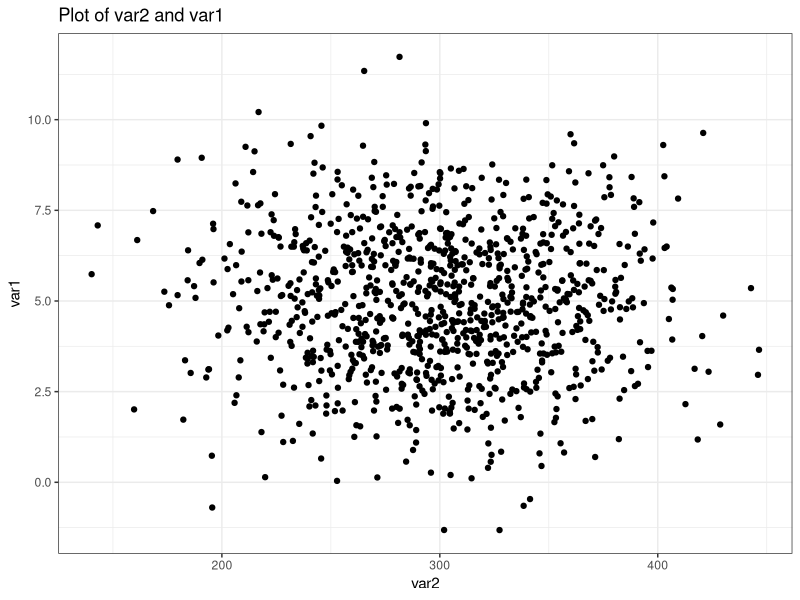
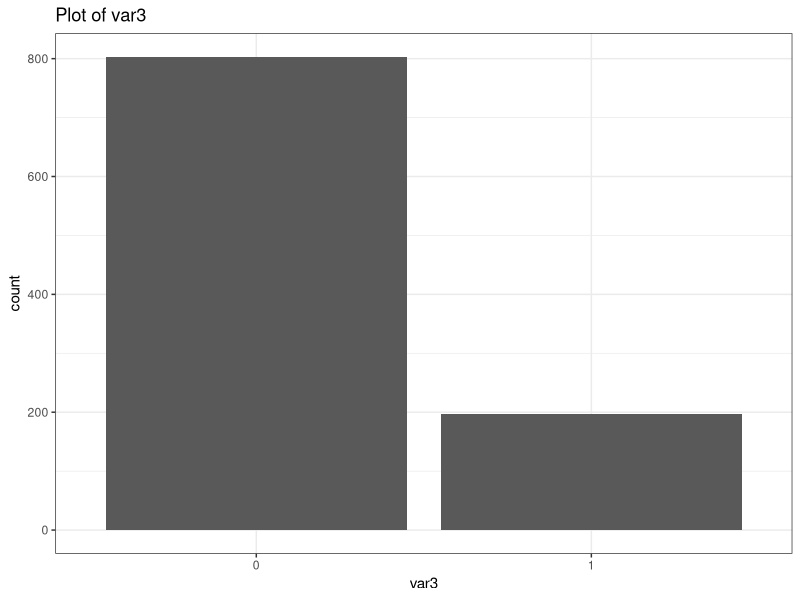

Here is the R script that generated these plots, in order:
# Working directory
# setwd("~/Desktop/teaching_example")

# Packages
library(ggplot2)

# Function to make plots
function_plot = function(data, xvar, yvar = NULL, plottype, file){

  if(plottype == "scatter"){

    plottitle = paste("Plot of", xvar, "and", yvar)

    p = ggplot(data, aes_string(x = xvar, y = yvar)) +
      geom_point() +
      theme_bw() +
      labs(title = plottitle)

  } else if (plottype == "histogram"){

    # Checks
    if(!is.null(yvar)){
      warning("Only one variable (xvar) is needed if you choose 'histogram'")
    }
    if(length(unique(data[, xvar])) != 2){
      warning("You are not using a binary xvar with 'histogram'")
    }

    plottitle = paste("Plot of", xvar)

    data[, xvar] = factor(data[, xvar])

    p = ggplot(data, aes_string(x = xvar)) +
      geom_bar(stat = "count") +
      theme_bw() +
      labs(title = plottitle)

  } else {stop("You are using a wrong plottype: it must be 'scatter' or 'histogram'")}

  # Save
  ggsave(file, p, width = 5, height = 5)

}

# Load data
df = read.csv("create_data/output/data.csv")

# Produce 2 plots
function_plot(df, xvar = "var2", yvar = "var1", plottype = "scatter",
  file = "plots/output/scatterplot.pdf")
function_plot(df, xvar = "var3", plottype = "histogram",
  file = "plots/output/histogram.pdf")
